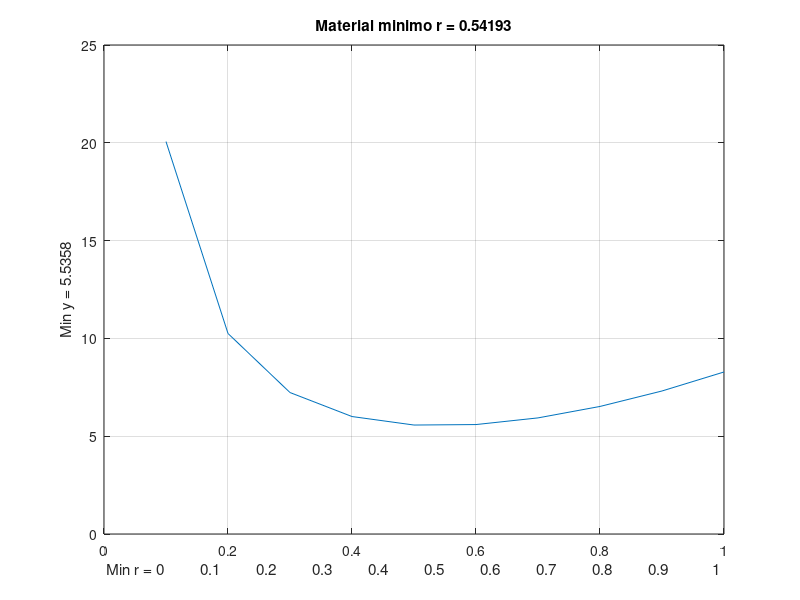

This figure's MATLAB source:
% Octave Script
%School                :Tecnologico de Estudios Superiores de Jilotepec 
% Materia : Cálculo Diferencial
%Specialty             :Ingeniería en Sistemas Computacionales 
%Grupo :3101
% Title                :Resolución de desigualdades
% Description          :Script para resolver un problema sobre la cantidad minima de material para hacer una lata cilindrica usada para envasar aceite
% Author               :Cristan Miranda Padilla ,  Ambar Itzel Cruz Zarza, Bryan Abner Garcia Cruz 
% Date                 :202123107    , 202123174    ,  202123180
% Version              :1
% Usage                :octave>cd/path/
%		                   :octave>ResolucionDesigualdades 
% Notes                :Requiere aplicacion octave, usar la linea de comandos
%                      :https://octaveintro.readthedocs.io/en/latest/index.html
%limpiar variables
clc
%Uso mínimo de material para una lata cilindrica de aceite
disp ('Material minimo para hacer una  lata cilindrica para envasar aceite.');
disp ('');
%Rango de 0...1 en i = 0.1
r=0:0.1:1;

%valor de la funcion
disp ('valor de la funcion');
ar =@(r) (2*(pi)) * (r.^2) + (2./(r))

%funcion a graficar
y = (2 * (pi))*(r.^2)+(2./(r))
resr  =fminbnd(ar,0,1);
%dibujar r, y
plot(r,y);

grid on;

%Titulo
title(['Material minimo r = ' num2str(resr)]);
%Etiqueta para x
xlabel(['Min r = ' num2str(r)]);
%Etiqueta para y
ylabel(['Min y = ' num2str(ar(resr))] );
